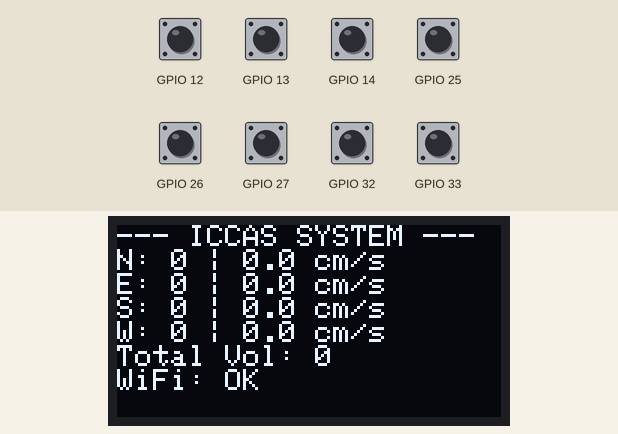
Recording of a sketch running on a simulated ESP32. Parts: 128×64 one-colour display. The test bench sets the inputs (shaded band); at power-on: GPIO 12–14, GPIO 25–27, GPIO 32, GPIO 33 HIGH. WiFi joins after 1.5 s; servers stay silent unless stated; what the sketch prints to the serial monitor is not drawn.

Above: at 1.6 s.

The sketch:

ICCAS.ino
```cpp
#include <Wire.h>
#include <Adafruit_GFX.h>
#include <Adafruit_SSD1306.h>
#include <WiFi.h>
#include <WebServer.h>

#define SCREEN_WIDTH 128
#define SCREEN_HEIGHT 64
#define OLED_RESET -1
Adafruit_SSD1306 display(SCREEN_WIDTH, SCREEN_HEIGHT, &Wire, OLED_RESET);

const char* ssid = "SOMAIYA-WIFI";
const char* password = "d3F2f46J";
WebServer server(80);

const float SENSOR_DISTANCE_CM = 30.0;

class Road {
  public:
    String name;
    uint8_t pinEntry;
    uint8_t pinExit;

    volatile unsigned long timeEntry = 0;
    volatile unsigned long timeExit = 0;
    volatile bool entryTriggered = false;
    volatile bool exitTriggered = false;

    int vehicleCount = 0;
    float lastSpeed = 0.0; // cm/s
    float avgSpeed = 0.0;
    float totalSpeed = 0.0;

    Road(String n, uint8_t pEn, uint8_t pEx) : name(n), pinEntry(pEn), pinExit(pEx) {}

    void processDetection() {
      if (entryTriggered && exitTriggered) {
        if (timeExit > timeEntry) {
          unsigned long timeDiff = timeExit - timeEntry; // in milliseconds
          float timeSeconds = timeDiff / 1000.0;

          lastSpeed = SENSOR_DISTANCE_CM / timeSeconds; // cm/s
          vehicleCount++;
          totalSpeed += lastSpeed;
          avgSpeed = totalSpeed / vehicleCount;

          Serial.printf("[%s] Vehicle Detected! Speed: %.2f cm/s | Count: %d\n", name.c_str(), lastSpeed, vehicleCount);
        }
        entryTriggered = false;
        exitTriggered = false;
      }
    }
};

Road roadN("North", 13, 12);
Road roadE("East", 14, 27);
Road roadS("South", 26, 25);
Road roadW("West", 33, 32);

void IRAM_ATTR isrN_Entry() { roadN.timeEntry = millis(); roadN.entryTriggered = true; }
void IRAM_ATTR isrN_Exit()  { roadN.timeExit = millis(); roadN.exitTriggered = true; }
void IRAM_ATTR isrE_Entry() { roadE.timeEntry = millis(); roadE.entryTriggered = true; }
void IRAM_ATTR isrE_Exit()  { roadE.timeExit = millis(); roadE.exitTriggered = true; }
void IRAM_ATTR isrS_Entry() { roadS.timeEntry = millis(); roadS.entryTriggered = true; }
void IRAM_ATTR isrS_Exit()  { roadS.timeExit = millis(); roadS.exitTriggered = true; }
void IRAM_ATTR isrW_Entry() { roadW.timeEntry = millis(); roadW.entryTriggered = true; }
void IRAM_ATTR isrW_Exit()  { roadW.timeExit = millis(); roadW.exitTriggered = true; }

void handleRoot() {
  String html = "<html><head><title>ICCAS Dashboard</title>";
  html += "<meta http-equiv='refresh' content='2'>"; // Auto-refresh every 2 seconds
  html += "<style>body{font-family: Arial; text-align: center;} table{margin: 0 auto; border-collapse: collapse; width: 80%;} th, td{border: 1px solid #ddd; padding: 8px;}</style></head><body>";
  html += "<h2>Intelligent Crossroad Collision Awareness System</h2>";
  html += "<table><tr><th>Road</th><th>Vehicle Count</th><th>Last Speed (cm/s)</th><th>Avg Speed (cm/s)</th></tr>";

  html += "<tr><td>North</td><td>" + String(roadN.vehicleCount) + "</td><td>" + String(roadN.lastSpeed) + "</td><td>" + String(roadN.avgSpeed) + "</td></tr>";
  html += "<tr><td>East</td><td>" + String(roadE.vehicleCount) + "</td><td>" + String(roadE.lastSpeed) + "</td><td>" + String(roadE.avgSpeed) + "</td></tr>";
  html += "<tr><td>South</td><td>" + String(roadS.vehicleCount) + "</td><td>" + String(roadS.lastSpeed) + "</td><td>" + String(roadS.avgSpeed) + "</td></tr>";
  html += "<tr><td>West</td><td>" + String(roadW.vehicleCount) + "</td><td>" + String(roadW.lastSpeed) + "</td><td>" + String(roadW.avgSpeed) + "</td></tr>";

  html += "</table></body></html>";
  server.send(200, "text/html", html);
}

unsigned long lastDisplayUpdate = 0;
void updateDisplay() {
  if (millis() - lastDisplayUpdate < 1000) return; // Update OLED every 1 second
  lastDisplayUpdate = millis();

  display.clearDisplay();
  display.setTextSize(1);
  display.setTextColor(SSD1306_WHITE);

  display.setCursor(0, 0);
  display.println("--- ICCAS SYSTEM ---");

  display.printf("N: %d | %.1f cm/s\n", roadN.vehicleCount, roadN.lastSpeed);
  display.printf("E: %d | %.1f cm/s\n", roadE.vehicleCount, roadE.lastSpeed);
  display.printf("S: %d | %.1f cm/s\n", roadS.vehicleCount, roadS.lastSpeed);
  display.printf("W: %d | %.1f cm/s\n", roadW.vehicleCount, roadW.lastSpeed);

  int total = roadN.vehicleCount + roadE.vehicleCount + roadS.vehicleCount + roadW.vehicleCount;
  display.printf("Total Vol: %d\n", total);

  if (WiFi.status() == WL_CONNECTED) {
    display.println("WiFi: OK");
  } else {
    display.println("WiFi: OFF");
  }

  display.display();
}

void setup() {
  Serial.begin(115200);

  pinMode(roadN.pinEntry, INPUT_PULLUP); pinMode(roadN.pinExit, INPUT_PULLUP);
  pinMode(roadE.pinEntry, INPUT_PULLUP); pinMode(roadE.pinExit, INPUT_PULLUP);
  pinMode(roadS.pinEntry, INPUT_PULLUP); pinMode(roadS.pinExit, INPUT_PULLUP);
  pinMode(roadW.pinEntry, INPUT_PULLUP); pinMode(roadW.pinExit, INPUT_PULLUP);

  attachInterrupt(digitalPinToInterrupt(roadN.pinEntry), isrN_Entry, FALLING);
  attachInterrupt(digitalPinToInterrupt(roadN.pinExit), isrN_Exit, FALLING);
  attachInterrupt(digitalPinToInterrupt(roadE.pinEntry), isrE_Entry, FALLING);
  attachInterrupt(digitalPinToInterrupt(roadE.pinExit), isrE_Exit, FALLING);
  attachInterrupt(digitalPinToInterrupt(roadS.pinEntry), isrS_Entry, FALLING);
  attachInterrupt(digitalPinToInterrupt(roadS.pinExit), isrS_Exit, FALLING);
  attachInterrupt(digitalPinToInterrupt(roadW.pinEntry), isrW_Entry, FALLING);
  attachInterrupt(digitalPinToInterrupt(roadW.pinExit), isrW_Exit, FALLING);

  if(!display.begin(SSD1306_SWITCHCAPVCC, 0x3C)) {
    Serial.println(F("SSD1306 allocation failed"));
    for(;;);
  }
  display.clearDisplay();
  display.setCursor(0,10);
  display.setTextColor(SSD1306_WHITE);
  display.println("Booting ICCAS...");
  display.display();

  WiFi.begin(ssid, password);
  Serial.print("Connecting to WiFi");
  int attempts = 0;
  while (WiFi.status() != WL_CONNECTED && attempts < 10) {
    delay(500);
    Serial.print(".");
    attempts++;
  }

  if (WiFi.status() == WL_CONNECTED) {
    Serial.println("\nWiFi connected.");
    Serial.print("IP Address: ");
    Serial.println(WiFi.localIP());
  }

  server.on("/", handleRoot);
  server.begin();
}

void loop() {
  roadN.processDetection();
  roadE.processDetection();
  roadS.processDetection();
  roadW.processDetection();

  server.handleClient();

  updateDisplay();
}
```
